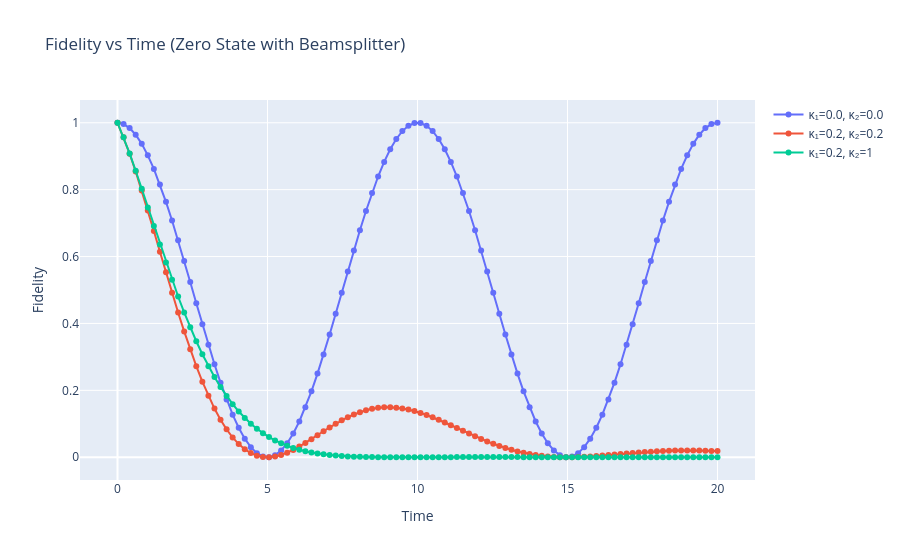

Notebook cell for this chart:
### Markdown cell above
# d)
Now we want to simulate the effects of a beamsplitter on the dual-rail qubit. The hamiltonian for a beamsplitter is given by $$H_{BS} = -i\hbar*A_{\theta}(a_1^\dagger a_2 - a_1 a_2^\dagger)$$ for $\phi=0$

Our master equation is pretty much the same as before with our loss terms still being given by the same Lindblad operators.

That is our master equation is given by $$\dot{\rho} = -\frac{i}{\hbar}[H,\rho] + \kappa_1*D_1[a_1]\rho + \kappa_2*D_2[a_2]\rho$$

### Code cell
def dual_rail_evo_beamsplitter(rho_in, tfin, kappa1, kappa2, Atheta = np.pi/10):
    #returns the time evolution of the input state rho_in under the master equation given in the question for a time tfin.
    times = np.linspace(0, tfin, 100)
    H = -1j * Atheta * (a1.dag() * a2 - a1 * a2.dag())
    c_ops = [np.sqrt(kappa1) * a1, np.sqrt(kappa2) * a2]
    evolution = qt.mesolve(H, rho_in, times, c_ops)
    return evolution

evolutions = []
psi_zero = qt.tensor(qt.basis(2,1), qt.basis(2,0))
for i in range(3):
    evo = dual_rail_evo_beamsplitter(psi_zero, 20, kappa1_list[i], kappa2_list[i])
    evolutions.append(evo)
plot_fidelities(evolutions, psi_zero, kappa1_list, kappa2_list, psi_in="Zero State with Beamsplitter")
